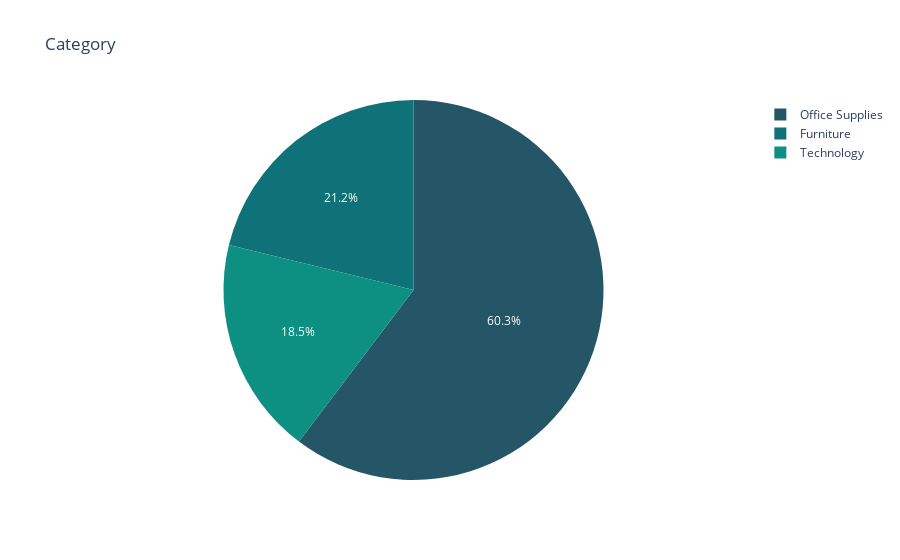

Source (notebook cell):
### Code cell
fig = px.pie(df,names='Category',title='Category',values=np.ones(df.shape[0])
             ,color_discrete_sequence=px.colors.sequential.Aggrnyl)
fig.show()

### Figure 1 — Plotly figure (JSON) as saved in the notebook; plotly's stock layout.template omitted (floating-point values rounded to 4 significant figures; data arrays with more than 128 entries replaced by an {"elided": "..."} marker saying what was removed)
{"data": [{"domain": {"x": [0, 1], "y": [0, 1]}, "hovertemplate": "Category=%{label}<br>value=%{value}<extra></extra>", "labels": {"elided": "9800 str values"}, "legendgroup": "", "name": "", "showlegend": true, "type": "pie", "values": {"elided": "9800 int values"}}], "layout": {"legend": {"tracegroupgap": 0}, "piecolorway": ["rgb(36, 86, 104)", "rgb(15, 114, 121)", "rgb(13, 143, 129)", "rgb(57, 171, 126)", "rgb(110, 197, 116)", "rgb(169, 220, 103)", "rgb(237, 239, 93)"], "title": {"text": "Category"}}}
